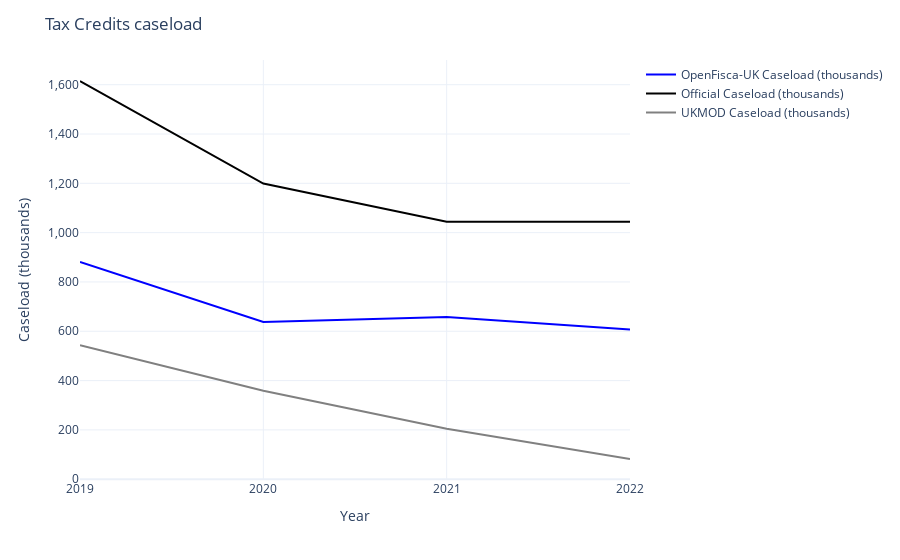

This figure's notebook cell:
### Code cell
px.line(
    caseloads,
    x="Year",
    y=[OPENFISCA_UK, OFFICIAL, UKMOD],
    color_discrete_map={
        OPENFISCA_UK: "blue",
        OFFICIAL: "black",
        UKMOD: "grey",
    },
).update_layout(
    template="plotly_white",
    title="Tax Credits caseload",
    xaxis_tickvals=list(range(2019, 2023)),
    yaxis_title="Caseload (thousands)",
    legend_title="",
    yaxis_tickformat=",",
)

### Figure 1 — Plotly figure (JSON) as saved in the notebook; plotly's stock layout.template omitted (floating-point values rounded to 4 significant figures)
{"data": [{"hovertemplate": "variable=OpenFisca-UK Caseload (thousands)<br>Year=%{x}<br>value=%{y}<extra></extra>", "legendgroup": "OpenFisca-UK Caseload (thousands)", "line": {"color": "blue", "dash": "solid"}, "marker": {"symbol": "circle"}, "mode": "lines", "name": "OpenFisca-UK Caseload (thousands)", "orientation": "v", "showlegend": true, "type": "scatter", "x": [2019, 2020, 2021, 2022], "xaxis": "x", "y": [881, 638, 658, 607], "yaxis": "y"}, {"hovertemplate": "variable=Official Caseload (thousands)<br>Year=%{x}<br>value=%{y}<extra></extra>", "legendgroup": "Official Caseload (thousands)", "line": {"color": "black", "dash": "solid"}, "marker": {"symbol": "circle"}, "mode": "lines", "name": "Official Caseload (thousands)", "orientation": "v", "showlegend": true, "type": "scatter", "x": [2019, 2020, 2021, 2022], "xaxis": "x", "y": [1615, 1199, 1044, 1044], "yaxis": "y"}, {"hovertemplate": "variable=UKMOD Caseload (thousands)<br>Year=%{x}<br>value=%{y}<extra></extra>", "legendgroup": "UKMOD Caseload (thousands)", "line": {"color": "grey", "dash": "solid"}, "marker": {"symbol": "circle"}, "mode": "lines", "name": "UKMOD Caseload (thousands)", "orientation": "v", "showlegend": true, "type": "scatter", "x": [2019, 2020, 2021, 2022], "xaxis": "x", "y": [543, 359, 205, 82], "yaxis": "y"}], "layout": {"autosize": true, "legend": {"title": {"text": ""}, "tracegroupgap": 0}, "margin": {"t": 60}, "title": {"text": "Tax Credits caseload"}, "xaxis": {"anchor": "y", "autorange": true, "domain": [0, 1], "range": [2019, 2022], "tickvals": [2019, 2020, 2021, 2022], "title": {"text": "Year"}, "type": "linear"}, "yaxis": {"anchor": "x", "autorange": true, "domain": [0, 1], "range": [-3.167, 1700.0], "tickformat": ",", "title": {"text": "Caseload (thousands)"}, "type": "linear"}}}
